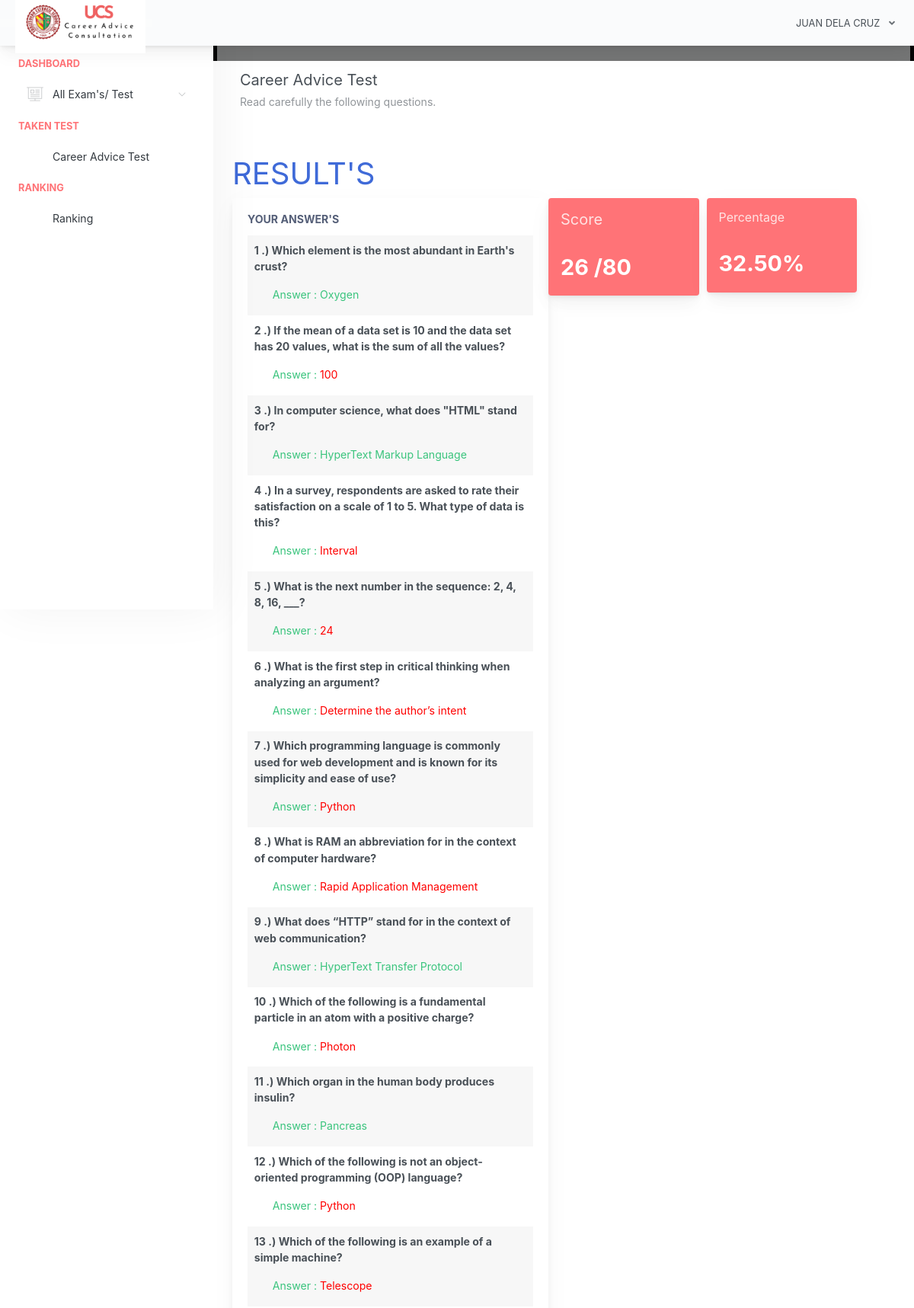
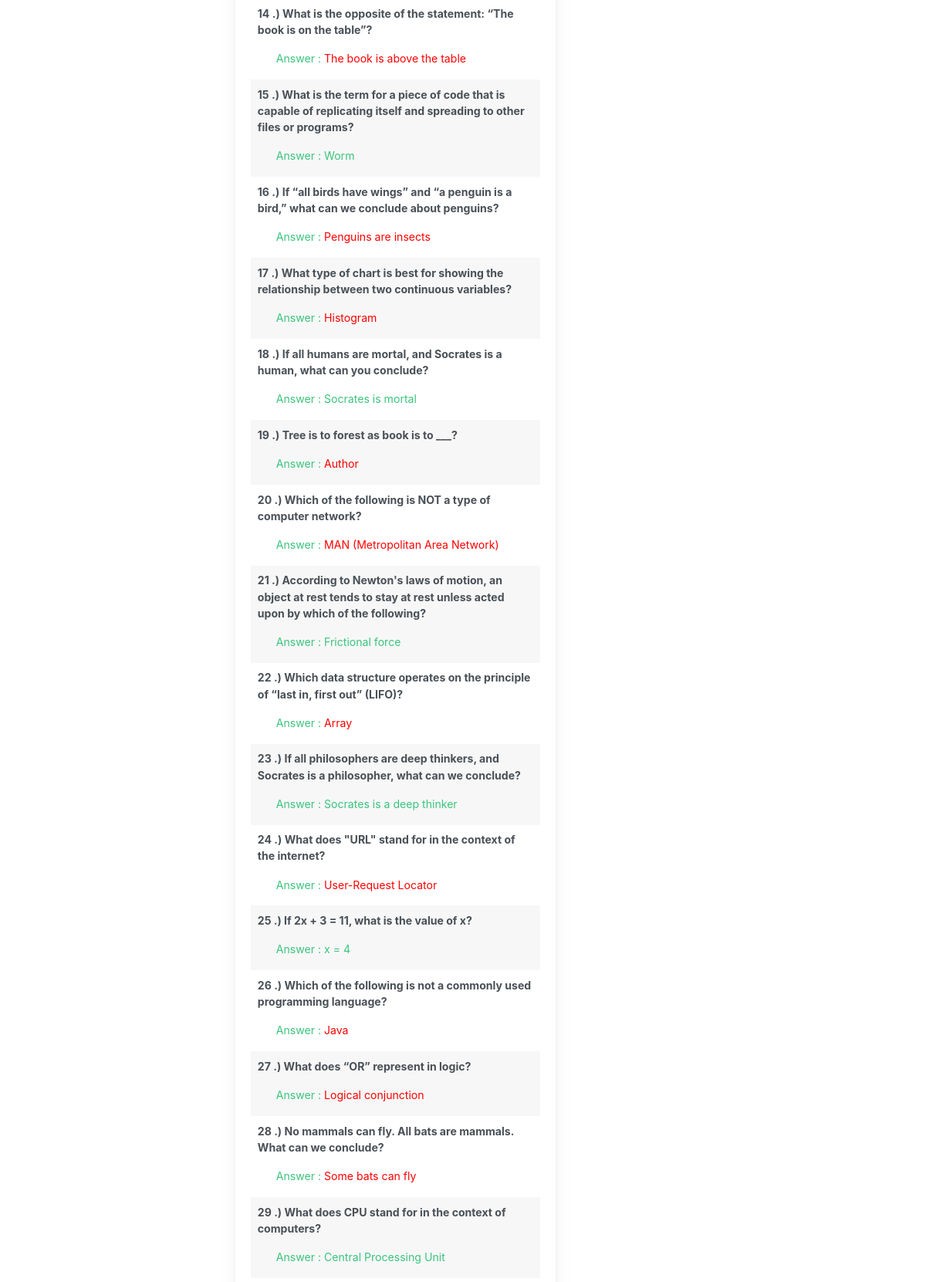
Page /home.php?page=result&id=28 (signed in, upper part) on the committed database (2 pictures, top to bottom).
### tables this page shows
CREATE TABLE `examinee_tbl` (
  `exmne_id` int(11) NOT NULL,
  `exmne_fullname` varchar(1000) NOT NULL,
  `exmne_course` varchar(1000) NOT NULL,
  `exmne_gender` varchar(1000) NOT NULL,
  `exmne_birthdate` varchar(1000) NOT NULL,
  `exmne_year_level` varchar(1000) NOT NULL,
  `exmne_email` varchar(1000) NOT NULL,
  `exmne_password` varchar(1000) NOT NULL,
  `exmne_status` varchar(1000) NOT NULL DEFAULT 'active'
);

CREATE TABLE `exam_tbl` (
  `ex_id` int(11) NOT NULL,
  `cou_id` int(11) NOT NULL,
  `ex_title` varchar(1000) NOT NULL,
  `ex_time_limit` varchar(1000) NOT NULL,
  `ex_questlimit_display` int(11) NOT NULL,
  `ex_description` varchar(1000) NOT NULL,
  `ex_created` timestamp NOT NULL DEFAULT current_timestamp() ON UPDATE current_timestamp()
);

CREATE TABLE `exam_question_tbl` (
  `eqt_id` int(11) NOT NULL,
  `exam_id` int(11) NOT NULL,
  `exam_question` varchar(1000) NOT NULL,
  `exam_ch1` varchar(1000) NOT NULL,
  `exam_ch2` varchar(1000) NOT NULL,
  `exam_ch3` varchar(1000) NOT NULL,
  `exam_ch4` varchar(1000) NOT NULL,
  `exam_answer` varchar(1000) NOT NULL,
  `exam_status` varchar(1000) NOT NULL DEFAULT 'active'
);

CREATE TABLE `exam_answers` (
  `exans_id` int(11) NOT NULL,
  `axmne_id` int(11) NOT NULL,
  `exam_id` int(11) NOT NULL,
  `quest_id` int(11) NOT NULL,
  `exans_answer` varchar(1000) NOT NULL,
  `exans_status` varchar(1000) NOT NULL DEFAULT 'new',
  `exans_created` timestamp NOT NULL DEFAULT current_timestamp() ON UPDATE current_timestamp()
);

### query/selectData.php (called while the page is built, shortened)
<?php
$exmneId = $_SESSION['examineeSession']['exmne_id'];
$selExmneeData = $conn->query("SELECT * FROM examinee_tbl WHERE exmne_id='$exmneId' ")->fetch(PDO::FETCH_ASSOC);
 ?>

### pages/result.php (the view, shortened to what this page needs)
 <?php
    $examId = $_GET['id'];
    $selExam = $conn->query("SELECT * FROM exam_tbl WHERE ex_id='$examId' ")->fetch(PDO::FETCH_ASSOC);
 ?>
<div class="app-main__outer">
<div class="app-main__inner">
    <div id="refreshData">
    <div class="col-md-12">
        <div class="app-page-title">
            <div class="page-title-wrapper">
                <div class="page-title-heading">
                    <div>
                        <?php echo $selExam['ex_title']; ?>
                          <div class="page-title-subheading">
                            <?php echo $selExam['ex_description']; ?>
                          </div>
                    </div>
                </div>
            </div>
        </div>
        <div class="row col-md-12">
        	<h1 class="text-primary">RESULT'S</h1>
        </div>
        <div class="row col-md-6 float-left">
        	<div class="main-card mb-3 card">
                <div class="card-body">
                	<h5 class="card-title">Your Answer's</h5>
        			<table class="align-middle mb-0 table table-borderless table-striped table-hover" id="tableList">
                    <?php
                    	$selQuest = $conn->query("SELECT * FROM exam_question_tbl eqt INNER JOIN exam_answers ea ON eqt.eqt_id = ea.quest_id WHERE eqt.exam_id='$examId' AND ea.axmne_id='$exmneId' AND ea.exans_status='new' ");
                    	$i = 1;
                    	while ($selQuestRow = $selQuest->fetch(PDO::FETCH_ASSOC)) { ?>
                    		<tr>
                    			<td>
                    				<b><p><?php echo $i++; ?> .) <?php echo $selQuestRow['exam_question']; ?></p></b>
                    				<label class="pl-4 text-success">
                    					Answer :
                    					<?php
                    						if($selQuestRow['exam_answer'] != $selQuestRow['exans_answer'])
                    						{ ?>
                    							<span style="color:red"><?php echo $selQuestRow['exans_answer']; ?></span>
                    						<?PHP }
                    						else
                    						{ ?>
                    							<span class="text-success"><?php echo $selQuestRow['exans_answer']; ?></span>
                    						<?php }
                    					 ?>
                    				</label>
                    			</td>
                    		</tr>
                    	<?php }
                     ?>
	                 </table>
                </div>
            </div>
        </div>
        <div class="col-md-6 float-left">
        	<div class="col-md-6 float-left">
        	<div class="card mb-3 widget-content bg-night-fade">
                <div class="widget-content-wrapper text-white">
                    <div class="widget-content-left">
                        <div class="widget-heading"><h5>Score</h5></div>
                        <div class="widget-subheading" style="color: transparent;">/</div>
                    </div>
                    <div class="widget-content-right">
                        <div class="widget-numbers text-white">
                            <?php
                                $selScore = $conn->query("SELECT * FROM exam_question_tbl eqt INNER JOIN exam_answers ea ON eqt.eqt_id = ea.quest_id AND eqt.exam_answer = ea.exans_answer  WHERE ea.axmne_id='$exmneId' AND ea.exam_id='$examId' AND ea.exans_status='new' ");
                            ?>
                            <span>
                                <?php echo $selScore->rowCount(); ?>
                                <?php
                                    $over  = $selExam['ex_questlimit_display'];
                                 ?>
                                 /<?php echo $over; ?>
                            </span>
                        </div>
                    </div>
                </div>
            </div>
        	</div>
            <div class="col-md-6 float-left">
             <div class="card mb-3 widget-content bg-happy-green">
                <div class="widget-content-wrapper text-white">
                    <div class="widget-content-left">
                        <div class="widget-heading" style=""><h6>Percentage</h6><br></div>
                        </div>
                        <div class="widget-content-right">
                        <div class="widget-numbers text-white">
                            <?php
                                $selScore = $conn->query("SELECT * FROM exam_question_tbl eqt INNER JOIN exam_answers ea ON eqt.eqt_id = ea.quest_id AND eqt.exam_answer = ea.exans_answer  WHERE ea.axmne_id='$exmneId' AND ea.exam_id='$examId' AND ea.exans_status='new' ");
                            ?>
                            <span>
                                <?php
                                    $score = $selScore->rowCount();
                                    $ans = $score / $over * 100;
                                    $formattedAns = number_format($ans, 2);
                                    echo $formattedAns . "%";
                                    ?>
                            </span>
                        </div>
                    </div>
                </div>
            </div>
    </div>
</div>

### includes/header.php (shortened to what this page needs)
<?php
  include("conn.php");
  include("query/selectData.php");
 ?>
<!doctype html>
<html lang="en">
<head>
    <link href="original.css" rel="stylesheet">
    <link href="css/sweetalert.css" rel="stylesheet">
</head>
<body id="body">
    <div class="app-container app-theme-white body-tabs-shadow fixed-sidebar fixed-header">
        <div class="app-header header-shadow">
            <div class="app-header__logo">
                <a href="home.php"><div class="logo-src"></div></a>
            </div>
                <div class="app-header__content">
                <div class="app-header-right">
                    <div class="header-btn-lg pr-0">
                        <div class="widget-content p-0">
                            <div class="widget-content-wrapper">
                                <div class="widget-content-left">
                                    <div class="btn-group">
                                        <a data-toggle="dropdown" aria-haspopup="true" aria-expanded="false" class="p-0 btn">
                                            <?php
                                                echo strtoupper($selExmneeData['exmne_fullname']);
                                             ?>
                                            <i class="fa fa-angle-down ml-2 opacity-8"></i>
                                        </a>
                                    </div>
                                </div>
                            </div>
                        </div>
                    </div>        </div>
            </div>
        </div>

### includes/ui-theme.php (shortened to what this page needs)
<!DOCTYPE html>
<html lang="en">
<head>
</head>
<body>
</body>
</html>

### home.php (shortened to what this page needs)
<?php include("includes/header.php"); ?>
<?php include("includes/ui-theme.php"); ?>
<div class="app-main">
<?php include("includes/sidebar.php"); ?>
<?php
   @$page = $_GET['page'];
   if($page != '')
   {
     if($page == "exam")
     {
       include("pages/exam.php");
     }
     else if($page == "result")
     {
       include("pages/result.php");
     }
   }
   else
   {
     include("pages/home.php");
   }
 ?>
<?php include("includes/footer.php"); ?>

### includes/sidebar.php (shortened to what this page needs)
<div class="app-sidebar sidebar-shadow">
        <div class="scrollbar-sidebar">
        <div class="app-sidebar__inner">
            <ul class="vertical-nav-menu">
                <li class="app-sidebar__heading">DASHBOARD</li>
                <li>
                <a href="">
                      <i class="metismenu-icon pe-7s-display2"></i>
                     All Exam's/ Test
                    <i class="metismenu-state-icon pe-7s-angle-down caret-left"></i>
                </a>
                </li>
                 <li class="app-sidebar__heading">TAKEN TEST</li>
                <li>
                  <?php
                    $selTakenExam = $conn->query("SELECT * FROM exam_tbl et INNER JOIN exam_attempt ea ON et.ex_id = ea.exam_id WHERE exmne_id='$exmneId' ORDER BY ea.examat_id  ");
                    if($selTakenExam->rowCount() > 0)
                    {
                        while ($selTakenExamRow = $selTakenExam->fetch(PDO::FETCH_ASSOC)) { ?>
                            <a href="home.php?page=result&id=<?php echo $selTakenExamRow['ex_id']; ?>" >
                                <?php echo $selTakenExamRow['ex_title']; ?>
                            </a>
                        <?php }
                    }
                    else
                    { ?>
                        <a href="#" class="pl-3">You are not taking exam yet</a>
                    <?php }
                   ?>
                </li>
            <li>
            <li class="app-sidebar__heading">RAnking</li>
            <li>
                    <li>
                    <?php
                    $selTakenExam = $conn->query("SELECT * FROM exam_tbl et INNER JOIN exam_attempt ea ON et.ex_id = ea.exam_id WHERE exmne_id='$exmneId' ORDER BY ea.examat_id  ");
                    if($selTakenExam->rowCount() > 0)
                    {
                        while ($selTakenExamRow = $selTakenExam->fetch(PDO::FETCH_ASSOC)) { ?>
                            <a href="home.php?page=examineeresult&id=<?php echo $selTakenExamRow['ex_id']; ?>" >
                                 Ranking
                            </a>
                        <?php }
                    }
                    else
                    { ?>
                        <a href="#" class="pl-3">You are not taking exam yet</a>
                    <?php }
                   ?>
                    </li>
                </li>
            </li>
            </ul>
        </div>
    </div>
</div>

### includes/footer.php (shortened to what this page needs)
    </div>
        </div>
    </div>
</body>
</html>

### rows in the picture
examinee_tbl: exmne_fullname "JUAN DELA CRUZ"
exam_tbl: ex_title "Career Advice Test", ex_description "Read carefully the following questions.", ex_questlimit_display "80", ex_questlimit_display "32.50"
exam_question_tbl: exam_question "Which element is the most abundant in Earth's crust?", exam_answers.exans_answer "Oxygen"
exam_question_tbl: exam_question "If the mean of a data set is 10 and the data set has 20 values, what is the sum of all the values?", exam_answers.exans_answer "100"
exam_question_tbl: exam_question "In computer science, what does \"HTML\" stand for?", exam_answers.exans_answer "HyperText Markup Language"
exam_question_tbl: exam_question "In a survey, respondents are asked to rate their satisfaction on a scale of 1 to 5. What type of data is this?", exam_answers.exans_answer "Interval"
exam_question_tbl: exam_question "What is the next number in the sequence: 2, 4, 8, 16, ___?", exam_answers.exans_answer "24"
exam_question_tbl: exam_question "What is the first step in critical thinking when analyzing an argument?", exam_answers.exans_answer "Determine the author’s intent"
exam_question_tbl: exam_question "Which programming language is commonly used for web development and is known for its simplicity and ease of use?", exam_answers.exans_answer "Python"
exam_question_tbl: exam_question "What is RAM an abbreviation for in the context of computer hardware?", exam_answers.exans_answer "Rapid Application Management"
exam_question_tbl: exam_question "What does “HTTP” stand for in the context of web communication?", exam_answers.exans_answer "HyperText Transfer Protocol"
exam_question_tbl: exam_question "Which of the following is a fundamental particle in an atom with a positive charge?", exam_answers.exans_answer "Photon"
exam_question_tbl: exam_question "Which organ in the human body produces insulin?", exam_answers.exans_answer "Pancreas"
exam_question_tbl: exam_question "Which of the following is not an object-oriented programming (OOP) language?", exam_answers.exans_answer "Python"
exam_question_tbl: exam_question "Which of the following is an example of a simple machine?", exam_answers.exans_answer "Telescope"
exam_question_tbl: exam_question "What is the opposite of the statement: “The book is on the table”?", exam_answers.exans_answer "The book is above the table"
exam_question_tbl: exam_question "What is the term for a piece of code that is capable of replicating itself and spreading to other files or programs?", exam_answers.exans_answer "Worm"
exam_question_tbl: exam_question "If “all birds have wings” and “a penguin is a bird,” what can we conclude about penguins?", exam_answers.exans_answer "Penguins are insects"
exam_question_tbl: exam_question "What type of chart is best for showing the relationship between two continuous variables?", exam_answers.exans_answer "Histogram"
exam_question_tbl: exam_question "If all humans are mortal, and Socrates is a human, what can you conclude?", exam_answers.exans_answer "Socrates is mortal"
exam_question_tbl: exam_question "Tree is to forest as book is to ___?", exam_answers.exans_answer "Author"
exam_question_tbl: exam_question "Which of the following is NOT a type of computer network?", exam_answers.exans_answer "MAN (Metropolitan Area Network)"
exam_question_tbl: exam_question "According to Newton's laws of motion, an object at rest tends to stay at rest unless acted upon by which of the following?", exam_answers.exans_answer "Frictional force"
exam_question_tbl: exam_question "Which data structure operates on the principle of “last in, first out” (LIFO)?", exam_answers.exans_answer "Array"
exam_question_tbl: exam_question "If all philosophers are deep thinkers, and Socrates is a philosopher, what can we conclude?", exam_answers.exans_answer "Socrates is a deep thinker"
exam_question_tbl: exam_question "What does \"URL\" stand for in the context of the internet?", exam_answers.exans_answer "User-Request Locator"
exam_question_tbl: exam_question "If 2x + 3 = 11, what is the value of x?", exam_answers.exans_answer "x = 4"
exam_question_tbl: exam_question "Which of the following is not a commonly used programming language?", exam_answers.exans_answer "Java"
exam_question_tbl: exam_question "What does “OR” represent in logic?", exam_answers.exans_answer "Logical conjunction"
exam_question_tbl: exam_question "No mammals can fly. All bats are mammals. What can we conclude?", exam_answers.exans_answer "Some bats can fly"
exam_question_tbl: exam_question "What does CPU stand for in the context of computers?", exam_answers.exans_answer "Central Processing Unit"

### other values in the picture
$selScore->rowCount() "26"
